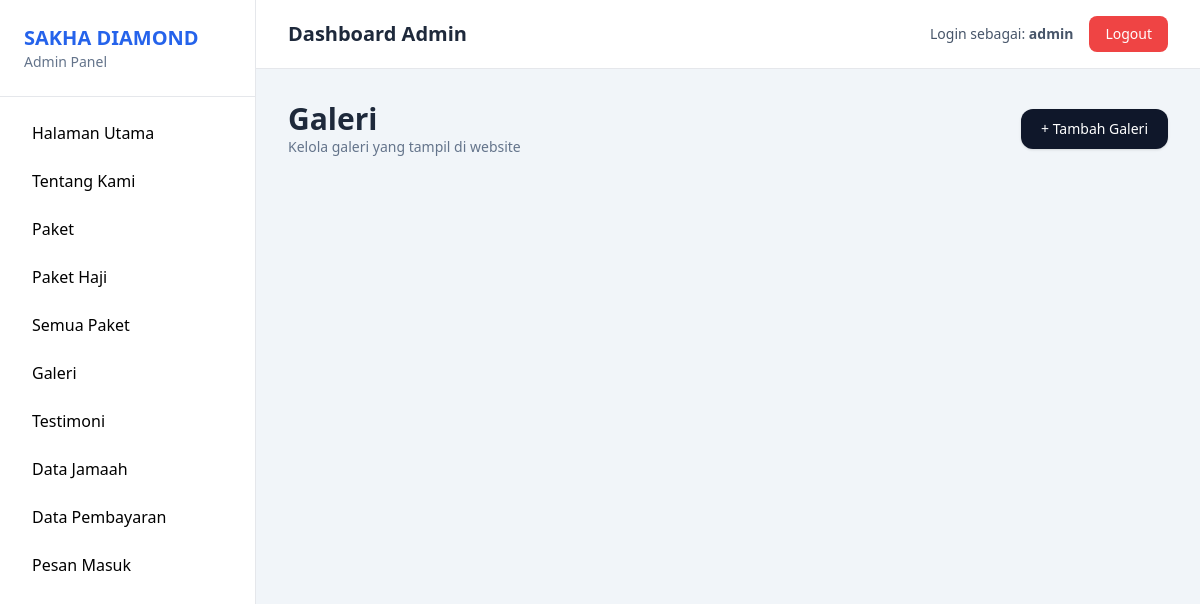
Before: /Admin/dashboard.php?page=galeri (signed in) with the older database file.
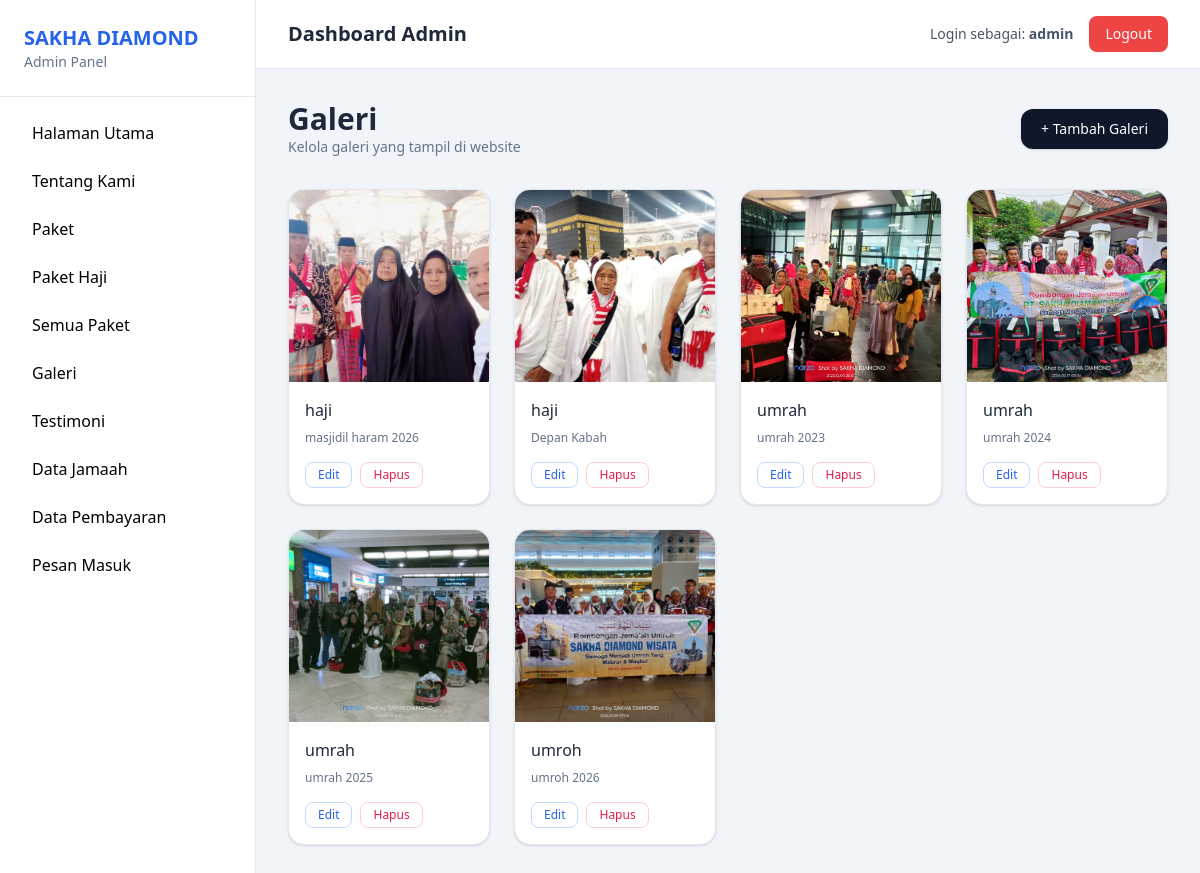
After: the same page with the newer database file.
### tables this page shows
CREATE TABLE `galeri` (
  `id` int(11) NOT NULL,
  `judul` varchar(150) DEFAULT NULL,
  `deskripsi` text DEFAULT NULL,
  `gambar` varchar(255) DEFAULT NULL,
  `created_at` timestamp NOT NULL DEFAULT current_timestamp()
);

### Admin/galeri.php (the view)
<?php
require_once __DIR__ . "/../config/koneksi.php";
$data = mysqli_query($conn, "SELECT * FROM galeri ORDER BY created_at DESC");
?>
<div class="flex justify-between items-center mb-8">
    <div>
        <h1 class="text-3xl font-semibold text-slate-800">Galeri</h1>
        <p class="text-sm text-slate-500">Kelola galeri yang tampil di website</p>
    </div>
    <a href="dashboard.php?page=tambah_galeri" class="bg-slate-900 text-white px-5 py-2.5 rounded-xl text-sm shadow">
        + Tambah Galeri
    </a>
</div>
<div class="grid grid-cols-1 sm:grid-cols-2 md:grid-cols-3 lg:grid-cols-4 gap-6">
    <?php while ($g = mysqli_fetch_assoc($data)) { ?>
        <div class="bg-white rounded-2xl shadow border overflow-hidden group">
            <div class="h-48 overflow-hidden">
                <img src="../assets/img/<?= $g['gambar']; ?>"
                    class="w-full h-full object-cover group-hover:scale-110 transition">
            </div>
            <div class="p-4 space-y-2">
                <h3 class="font-medium text-slate-800 truncate">
                    <?= htmlspecialchars($g['judul']); ?>
                </h3>
                <p class="text-xs text-slate-500 line-clamp-2">
                    <?= htmlspecialchars($g['deskripsi']); ?>
                </p>
                <div class="flex gap-2 pt-2">
    <a href="dashboard.php?page=edit_galeri&id=<?= $g['id']; ?>"
       class="inline-block text-xs text-blue-600 border border-blue-200 px-3 py-1 rounded-lg hover:bg-blue-600 hover:text-white transition">
        Edit
    </a>
    <a href="hapus_galeri.php?id=<?= $g['id']; ?>"
       onclick="return confirm('Yakin hapus galeri ini?')"
       class="inline-block text-xs text-rose-600 border border-rose-200 px-3 py-1 rounded-lg hover:bg-rose-600 hover:text-white transition">
        Hapus
    </a>
</div>
            </div>
        </div>
    <?php } ?>
</div>

Changed rows visible on the page:
added galeri: gambar (picture), judul "haji", deskripsi "masjidil haram 2026"
added galeri: gambar (picture), judul "haji", deskripsi "Depan Kabah"
added galeri: gambar (picture), judul "umrah", deskripsi "umrah 2023"
added galeri: gambar (picture), judul "umrah", deskripsi "umrah 2024"
added galeri: gambar (picture), judul "umrah", deskripsi "umrah 2025"
added galeri: gambar (picture), judul "umroh", deskripsi "umroh 2026"
